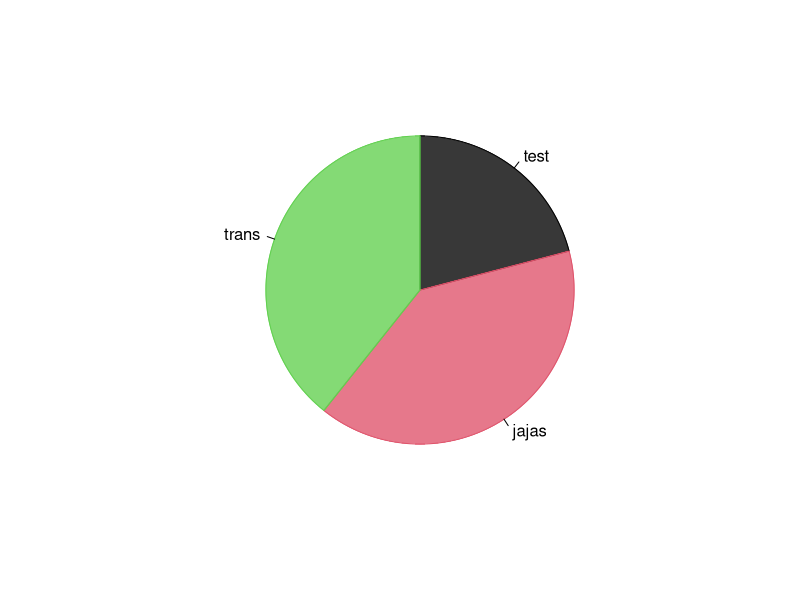

Write the R code that produced this figure.
cal = c("test","jajas","trans")
frec = c(1232,2341,2312)

pie(frec, labels=cal, clockwise = T, col=c(1,2,3), density=100, angle=0)

?data

data(mtcars)
View(mtcars)
?mtcars

attach(mtcars) #Se asigna a la variable. Cualquier set de datos

